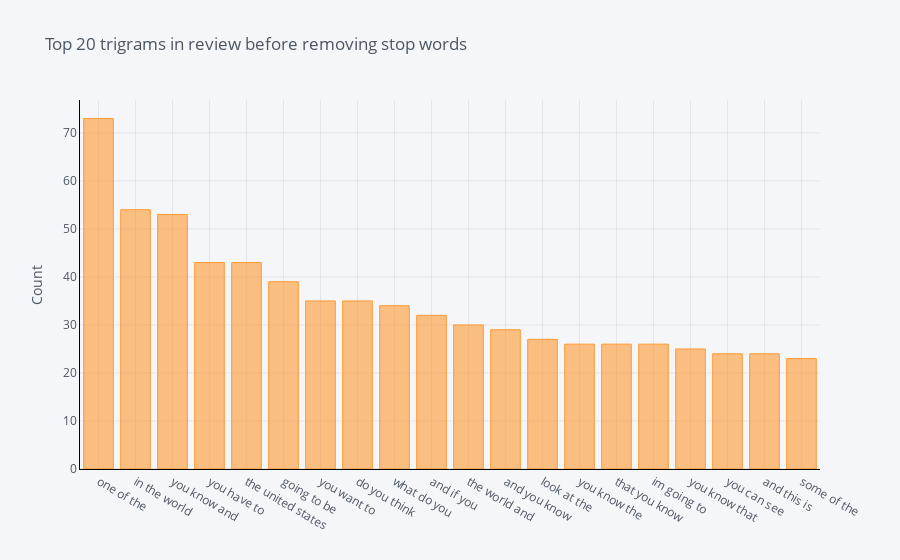

Notebook cell for this chart:
### Markdown cell above
## The distribution of Top trigrams before removing stop words

### Code cell
def get_top_n_trigram(corpus, n=None):
    vec = CountVectorizer(ngram_range=(3, 3)).fit(corpus)
    bag_of_words = vec.transform(corpus)
    sum_words = bag_of_words.sum(axis=0) 
    words_freq = [(word, sum_words[0, idx]) for word, idx in vec.vocabulary_.items()]
    words_freq =sorted(words_freq, key = lambda x: x[1], reverse=True)
    return words_freq[:n]
common_words = get_top_n_trigram(df['text'], 20)
df5 = pd.DataFrame(common_words, columns = ['text' , 'count'])
df5
df5.groupby('text').sum()['count'].sort_values(ascending=False).iplot(
    kind='bar', yTitle='Count', linecolor='black', title='Top 20 trigrams in review before removing stop words')

### Figure 1 — Plotly figure (JSON) as saved in the notebook; plotly's stock layout.template omitted (floating-point values rounded to 4 significant figures)
{"data": [{"marker": {"color": "rgba(255, 153, 51, 0.6)", "line": {"color": "rgba(255, 153, 51, 1.0)", "width": 1}}, "name": "count", "orientation": "v", "text": "", "type": "bar", "x": ["one of the", "in the world", "you know and", "you have to", "the united states", "going to be", "you want to", "do you think", "what do you", "and if you", "the world and", "and you know", "look at the", "you know the", "that you know", "im going to", "you know that", "you can see", "and this is", "some of the"], "y": [73, 54, 53, 43, 43, 39, 35, 35, 34, 32, 30, 29, 27, 26, 26, 26, 25, 24, 24, 23]}], "layout": {"legend": {"bgcolor": "#F5F6F9", "font": {"color": "#4D5663"}}, "paper_bgcolor": "#F5F6F9", "plot_bgcolor": "#F5F6F9", "title": {"font": {"color": "#4D5663"}, "text": "Top 20 trigrams in review before removing stop words"}, "xaxis": {"gridcolor": "#E1E5ED", "linecolor": "black", "showgrid": true, "tickfont": {"color": "#4D5663"}, "title": {"font": {"color": "#4D5663"}, "text": ""}, "zerolinecolor": "#E1E5ED"}, "yaxis": {"gridcolor": "#E1E5ED", "linecolor": "black", "showgrid": true, "tickfont": {"color": "#4D5663"}, "title": {"font": {"color": "#4D5663"}, "text": "Count"}, "zerolinecolor": "#E1E5ED"}}}
